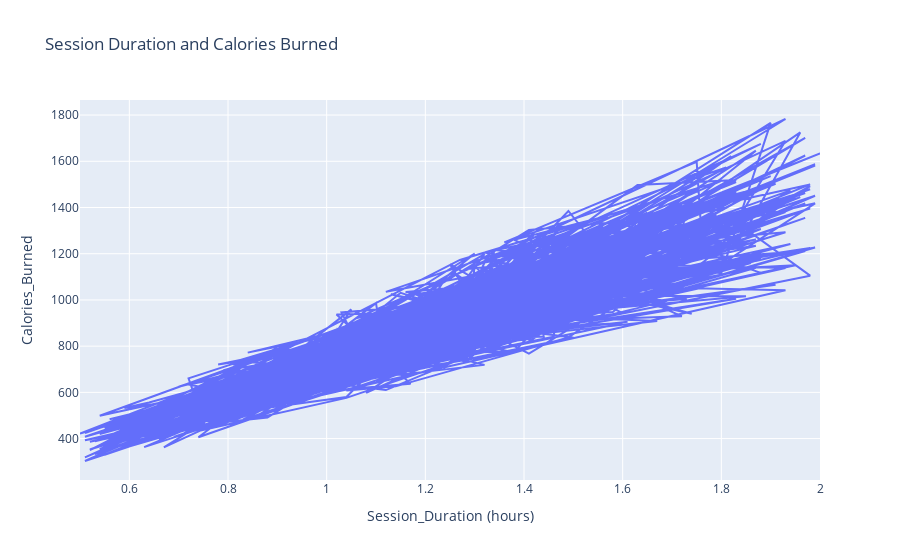

This figure's notebook cell:
### Code cell
fig=px.line(df,x='Session_Duration (hours)',y='Calories_Burned',title='Session Duration and Calories Burned')
fig.show()

### Figure 1 — Plotly figure (JSON) as saved in the notebook; plotly's stock layout.template omitted (floating-point values rounded to 4 significant figures; data arrays with more than 128 entries replaced by an {"elided": "..."} marker saying what was removed)
{"data": [{"hovertemplate": "Session_Duration (hours)=%{x}<br>Calories_Burned=%{y}<extra></extra>", "legendgroup": "", "line": {"color": "#636efa", "dash": "solid"}, "marker": {"symbol": "circle"}, "mode": "lines", "name": "", "orientation": "v", "showlegend": false, "type": "scatter", "x": {"elided": "973 float values"}, "xaxis": "x", "y": {"elided": "973 int values"}, "yaxis": "y"}], "layout": {"autosize": true, "legend": {"tracegroupgap": 0}, "title": {"text": "Session Duration and Calories Burned"}, "xaxis": {"anchor": "y", "autorange": true, "domain": [0, 1], "range": [0.5, 2], "title": {"text": "Session_Duration (hours)"}, "type": "linear"}, "yaxis": {"anchor": "x", "autorange": true, "domain": [0, 1], "range": [220.8, 1865.0], "title": {"text": "Calories_Burned"}, "type": "linear"}}}
